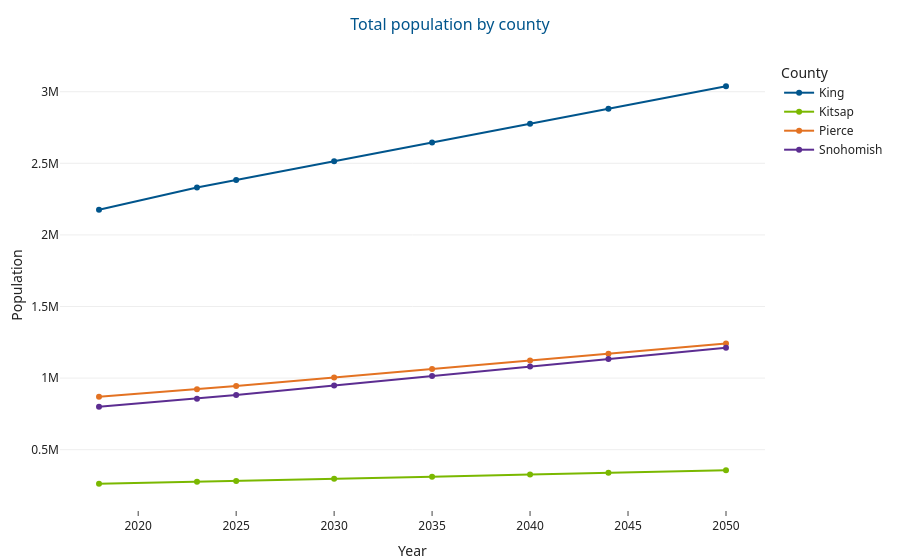

Here is the notebook cell this chart was saved with:
### Markdown cell above
## Trajectory by county

### Code cell
trend = ctrl.groupby(['county', 'year'])['total_pop'].sum().reset_index()
fig = px.line(
    trend, x='year', y='total_pop', color='county',
    category_orders={'county': COUNTY_ORDER},
    color_discrete_map=COUNTY_COLORS, markers=True,
    labels={'total_pop': 'Population', 'year': 'Year', 'county': 'County'},
    title='Total population by county',
)
apply_plotly_theme(fig)

### Figure 1 — Plotly figure (JSON) as saved in the notebook; plotly's stock layout.template omitted (floating-point values rounded to 4 significant figures)
{"data": [{"hovertemplate": "County=King<br>Year=%{x}<br>Population=%{y}<extra></extra>", "legendgroup": "King", "line": {"color": "#00558C", "dash": "solid"}, "marker": {"symbol": "circle"}, "mode": "lines+markers", "name": "King", "orientation": "v", "showlegend": true, "type": "scatter", "x": [2018, 2023, 2025, 2030, 2035, 2040, 2044, 2050], "xaxis": "x", "y": [2175227, 2331162, 2383532, 2514465, 2645393, 2776323, 2881068, 3038186], "yaxis": "y"}, {"hovertemplate": "County=Kitsap<br>Year=%{x}<br>Population=%{y}<extra></extra>", "legendgroup": "Kitsap", "line": {"color": "#7AB800", "dash": "solid"}, "marker": {"symbol": "circle"}, "mode": "lines+markers", "name": "Kitsap", "orientation": "v", "showlegend": true, "type": "scatter", "x": [2018, 2023, 2025, 2030, 2035, 2040, 2044, 2050], "xaxis": "x", "y": [262221, 275524, 281512, 296478, 311449, 326415, 338390, 356352], "yaxis": "y"}, {"hovertemplate": "County=Pierce<br>Year=%{x}<br>Population=%{y}<extra></extra>", "legendgroup": "Pierce", "line": {"color": "#E37222", "dash": "solid"}, "marker": {"symbol": "circle"}, "mode": "lines+markers", "name": "Pierce", "orientation": "v", "showlegend": true, "type": "scatter", "x": [2018, 2023, 2025, 2030, 2035, 2040, 2044, 2050], "xaxis": "x", "y": [869909, 921372, 945133, 1004534, 1063933, 1123335, 1170859, 1242139], "yaxis": "y"}, {"hovertemplate": "County=Snohomish<br>Year=%{x}<br>Population=%{y}<extra></extra>", "legendgroup": "Snohomish", "line": {"color": "#5C2D91", "dash": "solid"}, "marker": {"symbol": "circle"}, "mode": "lines+markers", "name": "Snohomish", "orientation": "v", "showlegend": true, "type": "scatter", "x": [2018, 2023, 2025, 2030, 2035, 2040, 2044, 2050], "xaxis": "x", "y": [799356, 855882, 882314, 948378, 1014443, 1080507, 1133358, 1212638], "yaxis": "y"}], "layout": {"legend": {"title": {"text": "County"}, "tracegroupgap": 0}, "title": {"text": "Total population by county"}, "xaxis": {"anchor": "y", "domain": [0.0, 1.0], "title": {"text": "Year"}}, "yaxis": {"anchor": "x", "domain": [0.0, 1.0], "title": {"text": "Population"}}}}
